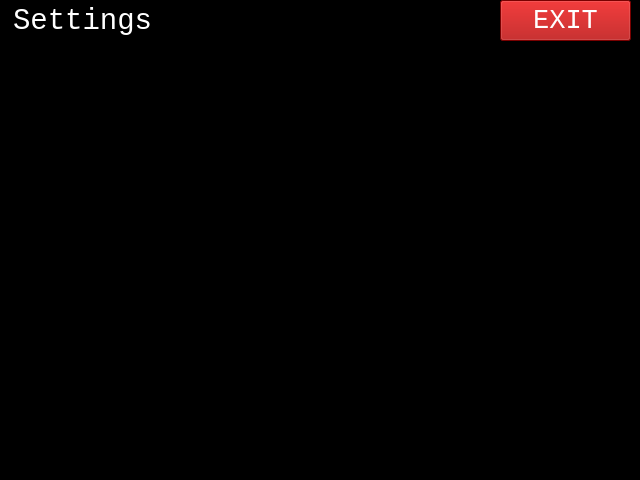
<?xml version="1.0" encoding="UTF-8"?>
<ui version="4.0">
 <class>MainWindow</class>
 <widget class="QMainWindow" name="MainWindow">
  <property name="geometry">
   <rect>
    <x>0</x>
    <y>0</y>
    <width>640</width>
    <height>480</height>
   </rect>
  </property>
  <property name="sizePolicy">
   <sizepolicy hsizetype="Fixed" vsizetype="Fixed">
    <horstretch>0</horstretch>
    <verstretch>0</verstretch>
   </sizepolicy>
  </property>
  <property name="maximumSize">
   <size>
    <width>640</width>
    <height>480</height>
   </size>
  </property>
  <property name="cursor">
   <cursorShape>ArrowCursor</cursorShape>
  </property>
  <property name="windowTitle">
   <string>MainWindow</string>
  </property>
  <property name="styleSheet">
   <string notr="true">background-color: rgb(0, 0, 0);
color: rgb(255, 255, 255);</string>
  </property>
  <property name="tabShape">
   <enum>QTabWidget::Rounded</enum>
  </property>
  <widget class="QWidget" name="centralwidget">
   <widget class="QListView" name="list_view">
    <property name="geometry">
     <rect>
      <x>10</x>
      <y>60</y>
      <width>621</width>
      <height>411</height>
     </rect>
    </property>
    <property name="font">
     <font>
      <family>Consolas</family>
      <pointsize>22</pointsize>
     </font>
    </property>
    <property name="focusPolicy">
     <enum>Qt::StrongFocus</enum>
    </property>
    <property name="frameShape">
     <enum>QFrame::NoFrame</enum>
    </property>
    <property name="frameShadow">
     <enum>QFrame::Plain</enum>
    </property>
    <property name="defaultDropAction">
     <enum>Qt::IgnoreAction</enum>
    </property>
    <property name="selectionMode">
     <enum>QAbstractItemView::NoSelection</enum>
    </property>
    <property name="viewMode">
     <enum>QListView::ListMode</enum>
    </property>
    <property name="wordWrap">
     <bool>true</bool>
    </property>
   </widget>
   <widget class="QPushButton" name="exit_settings">
    <property name="geometry">
     <rect>
      <x>500</x>
      <y>0</y>
      <width>131</width>
      <height>41</height>
     </rect>
    </property>
    <property name="font">
     <font>
      <family>Consolas</family>
      <pointsize>20</pointsize>
     </font>
    </property>
    <property name="styleSheet">
     <string notr="true">background-color: rgb(170, 0, 0);</string>
    </property>
    <property name="text">
     <string>EXIT</string>
    </property>
   </widget>
   <widget class="QLineEdit" name="lineEdit">
    <property name="geometry">
     <rect>
      <x>10</x>
      <y>0</y>
      <width>151</width>
      <height>41</height>
     </rect>
    </property>
    <property name="font">
     <font>
      <family>Consolas</family>
      <pointsize>22</pointsize>
     </font>
    </property>
    <property name="text">
     <string>Settings</string>
    </property>
   </widget>
  </widget>
 </widget>
 <resources/>
 <connections/>
</ui>
